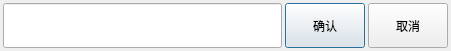
<?xml version="1.0" encoding="UTF-8"?>
<ui version="4.0">
 <class>InputDlg</class>
 <widget class="QDialog" name="InputDlg">
  <property name="geometry">
   <rect>
    <x>0</x>
    <y>0</y>
    <width>451</width>
    <height>51</height>
   </rect>
  </property>
  <property name="minimumSize">
   <size>
    <width>451</width>
    <height>51</height>
   </size>
  </property>
  <property name="windowTitle">
   <string>输入窗口</string>
  </property>
  <property name="windowIcon">
   <iconset resource="../image.qrc">
    <normaloff>:/windowicon/image/windowsicon/input1.png</normaloff>:/windowicon/image/windowsicon/input1.png</iconset>
  </property>
  <layout class="QGridLayout" name="gridLayout">
   <property name="sizeConstraint">
    <enum>QLayout::SetDefaultConstraint</enum>
   </property>
   <property name="leftMargin">
    <number>3</number>
   </property>
   <property name="topMargin">
    <number>3</number>
   </property>
   <property name="rightMargin">
    <number>3</number>
   </property>
   <property name="bottomMargin">
    <number>3</number>
   </property>
   <property name="spacing">
    <number>3</number>
   </property>
   <item row="0" column="0">
    <widget class="QLineEdit" name="lineEdit">
     <property name="sizePolicy">
      <sizepolicy hsizetype="Expanding" vsizetype="Preferred">
       <horstretch>0</horstretch>
       <verstretch>0</verstretch>
      </sizepolicy>
     </property>
     <property name="alignment">
      <set>Qt::AlignCenter</set>
     </property>
    </widget>
   </item>
   <item row="0" column="1">
    <widget class="QPushButton" name="PB_Confirm">
     <property name="sizePolicy">
      <sizepolicy hsizetype="Minimum" vsizetype="Preferred">
       <horstretch>0</horstretch>
       <verstretch>0</verstretch>
      </sizepolicy>
     </property>
     <property name="minimumSize">
      <size>
       <width>0</width>
       <height>45</height>
      </size>
     </property>
     <property name="text">
      <string>确认</string>
     </property>
    </widget>
   </item>
   <item row="0" column="2">
    <widget class="QPushButton" name="PB_Cancle">
     <property name="sizePolicy">
      <sizepolicy hsizetype="Minimum" vsizetype="Preferred">
       <horstretch>0</horstretch>
       <verstretch>0</verstretch>
      </sizepolicy>
     </property>
     <property name="minimumSize">
      <size>
       <width>0</width>
       <height>45</height>
      </size>
     </property>
     <property name="text">
      <string>取消</string>
     </property>
    </widget>
   </item>
  </layout>
 </widget>
 <resources>
  <include location="../image.qrc"/>
 </resources>
 <connections/>
</ui>
